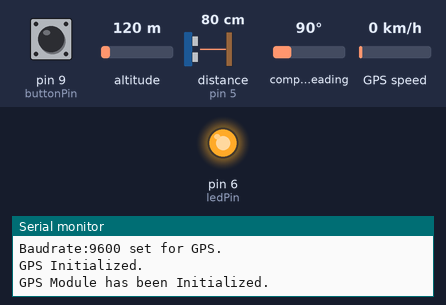
Recording of a sketch running on a simulated Arduino Uno, built with avr-gcc and run on an emulated ATmega328P. Parts: output pins drawn as LEDs (lit = HIGH), the last lines printed to the serial monitor. The test bench sets the inputs (shaded band); at power-on: pin 9 (buttonPin) LOW, altitude 120 m, distance to the obstacle (sensor on pin 5) 80 cm, compass heading 90°, GPS speed 0 km/h. The echo pulse lasts 58.3 µs per cm; the GPS gets a fix after 3 s at 37.7749, -122.4194 with 8 satellites; the modem accepts every AT command (registered, SIM ready, sends succeed) and sends nothing else; pins used as bus, display or sensor lines are not drawn.

Above: at 12.6 s.
At 13.2 s:
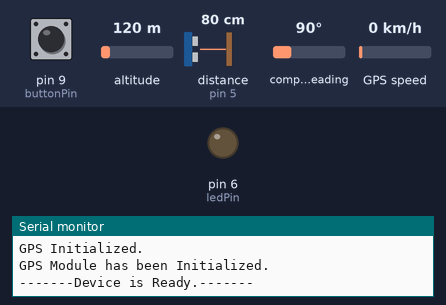
Timing chart, 0 to 14.7 s (numbered marks = the images above):
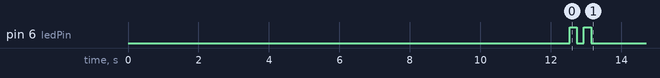

The sketch:

FYP_Mainfile.ino
```cpp
#include "FYP_ServoFile.h"
#include "FYP_DistanceDetectFile.h"
#include "FYP_BuzzerFile.h"
#include "FYP_GSMFile.h"
#include "FYP_GPSFile.h"

int safedistance = 25;             //In inches
float longitude;
float latitude;

String hassan = "\"+921112223333\"";
/*
  Pins Used so Far in the Arduino

  3   -   Servo Motor
  4   -   Trig(UltraSonic)
  5   -   Echo(UltraSonic)
  6   -   Led(Buzzer)
  7   -   Transmitter(SIM VT)
  8   -   Reciever(SIM VR)
  9   -   Button LED
  10  -   TX (GPS)
  11  -   RX (GPS)

  Pending:
  1.    Set TXRX Pins to 7 and 8                                                                    DONE    - Pins Set
  1.1.  Figure out a way to put SoftwareSerial in GPS File in private variables. (Possibly Solved?) DONE    - SoftwareSerial Set in Files.
  2.    Check GSM Status                                                                            DONE    - GSM Tested
  2.1.  Send Messages                                                                               DONE    - Messages Sent
  3.    Set up the GPS Module                                                                       DONE    - Location saved
  3.1.  Send GPS Coordinates as Google URL as text.                                                 DONE    - Sent Successfully

*/

ServoRotator ServoObject;                //FYP_ServoFile.h
ObstacleDetector SensorObject;           //FYP_DistanceDetectFile.h
Buzzer BuzzerObject;                     //FYP_BuzzerFile.h
SIM SimObject;                           //FYP_GsmFile.h
GPS GpsObject;                           //FYP_GpsFile.h

const int buttonPin = 9;

int distanceDetect = 0;
int state = 0;
int baudrate = 19200;                     //Only 19200 works for SIM, so i used this for Serial Monitor too.
int gpsbaudrate = 9600;                   //Only 9600 works for GPS Module.

String locationMessage = "";

void setup() {

  SensorObject.SetTriggerPin();
  SensorObject.SetEchoPin();
  BuzzerObject.SetLedPin();

  ServoObject.SetInitialAngle(0);
  BuzzerObject.LedOff();

  Serial.begin(baudrate);
  Serial.println("Serial Monitor: Active\n");
  delay(500);

  String Registered = SimObject.getNumber(hassan);

  Serial.println("\nNumber:"+Registered+" has been registered.\n");
  delay(500);

  SimObject.getbaudRate(baudrate);
  Serial.println("\nBaudrate:"+ (String)baudrate +" set for SIM.\n");
  delay(500);

  SimObject.InitializeGSM();
  Serial.println("\nGSM SIM Module Initialized.\n");
  delay(500);

  GpsObject.getbaudRate(gpsbaudrate);
  Serial.println("\nBaudrate:"+ (String)gpsbaudrate +" set for GPS.\n");
  delay(500);

  GpsObject.InitializeGPS();
  Serial.println("\nGPS Module has been Initialized.\n");

  showDeviceStatus();
  Serial.println("\n-------Device is Ready.-------\n");
}

void loop()
{
  delay(200);
  MainRun();

  //--Module Testing--//

  //StartToDetect();            //UltraSonic Sensor
  //saveLocation();             //Location Retrieval on Main File.
  //GpsObject.GetLocation();    //GPS Module
}

//----------------------------------------Functions-------------------------------------------//

void showDeviceStatus() //Led Blink + Beep Twice to signal that device is ready.
{
  BuzzerObject.LedOn();
  delay(200);
  BuzzerObject.LedOff();
  delay(200);
  BuzzerObject.LedOn();
  delay(200);
  BuzzerObject.LedOff();
}

void MainRun()
{
  if (digitalRead(buttonPin) == HIGH && state == 0)
  {
    GpsObject.Off();
    constructSMS();
    delay(200);
    Serial.println(locationMessage);
    delay(1);
    SimObject.sendSMS(locationMessage);
    state = 1;
  }
  else
  {
    state = 0;
    StartToDetect();
    GpsObject.On();
    saveLocation();
  }
}

void StartToDetect()
{
  distanceDetect = SensorObject.Sense(safedistance);

  if(distanceDetect == 1)
  {
    ServoObject.SetServoPin();
    BuzzerObject.LedOn();
    ServoObject.Rotator();
    ServoObject.Reset();
  }
  else if(distanceDetect == 0)
  {
    BuzzerObject.LedOff();
    ServoObject.Off();
  }
}

void saveLocation()
{
  GpsObject.GetLocation();
  longitude = GpsObject.setLongg();
  latitude = GpsObject.setLatt();
  Serial.println("\nLocation saved..\n");
  displayValuesSaved();
}

void displayValuesSaved()
{
  if(latitude == 0.0 && longitude == 0.0)
  {
    Serial.print("\nGPS can't get a fix, Please move outdoors.");
  }
  else
  {
    Serial.print(F("\nLatest Values: "));
    Serial.print(latitude, 6);
    Serial.print(F(","));
    Serial.print(longitude, 6);
    delay(20);
    constructSMS();
  }

}

void constructSMS()
{
  locationMessage = "";
  String latReady = String(latitude,6);
  String longReady = String(longitude,6);
  delay(20);
  locationMessage = "http://maps.google.com/?q="+latReady+","+longReady+""; //Working
  //int x = sprintf(locationMessage,"http://maps.google.com/?q=%f,%f",latitude,longitude);
  Serial.println();
  Serial.println(locationMessage);
  Serial.println("\nSMS Ready!\n");
}
```

FYP_BuzzerFile.h
```cpp
class Buzzer
{
  private:

  const int ledPin = 6;

  public:

  void LedOn()
  {
    digitalWrite(ledPin,HIGH);
  }

  void LedOff()
  {
    digitalWrite(ledPin,LOW);
  }

  void SetLedPin()
  {
    pinMode(ledPin,OUTPUT);
  }
};
```

FYP_DistanceDetectFile.h
```cpp
class ObstacleDetector
{
  private:

    const int trigPin = 4;
    const int echoPin = 5;

    unsigned long duration = 0;
    int distance = 0;

    const int leastDist = 8;
    const int readableDistance = 40;


  public:

    void SetTriggerPin()
    {
      pinMode(trigPin,OUTPUT);
    }

    void SetEchoPin()
    {
      pinMode(echoPin,INPUT);
    }

    int Sense(int safedistance)
    {
      digitalWrite(trigPin,LOW);
      delayMicroseconds(5);

      digitalWrite(trigPin,HIGH);
      delayMicroseconds(15);
      digitalWrite(trigPin,LOW);

      duration = pulseIn(echoPin,HIGH,30000);
      delay(1);
      while (duration != 0)
      {
        //Edit Start
      distance = (duration * 0.0342)/2;
      distance = distance / 2.54;

      if(distance <= readableDistance && distance != 5 && distance != 3)
      {
        if(distance <= safedistance)
        {
          Serial.print("\nDistance: ");
          Serial.print(distance);
          Serial.println(" inch");
          Serial.println(" WARNING, OBJECT IS WITHIN SAFE DISTANCE");
          return 1;
        }
        else
        return 0;
      }
      else
        return 0;
      } // While Loop Edit
    }
};
```

FYP_GPSFile.h
```cpp
#include <TinyGPS.h>

TinyGPS gps;
SoftwareSerial gpsSerial(10,11); //Black Wire TX(gps) 10 -- White Wire RX(gps) 11

class GPS
{
  private:

  int baudrate;
  float longg;
  float latt;

  public:

    void getbaudRate(int baud)
    {
      baudrate = baud;
    }

    void InitializeGPS()
    {
      gpsSerial.begin(baudrate);
      delay(1000);
      if(gpsSerial.available())
      {
        Serial.print("\nGPS Initialized.\n");
      }
    }

    float setLatt()
    {
      return latt;
    }

    float setLongg()
    {
      return longg;
    }

    void GetLocation()
    {
      while(gpsSerial.available())
      {
        if(gps.encode(gpsSerial.read()))
        {
          Serial.println("\n(Values Decoded): ");
          gps.f_get_position(&latt,&longg);
          delay(500);
        }
      }
    }

    void displayInfo()
    {
      Serial.print(F("Location taken: "));
      Serial.print(latt, 6);
      Serial.print(F(","));
      Serial.print(longg, 6);
    }

    void Off()
    {
      digitalWrite(10,LOW);
      digitalWrite(11,LOW);
    }
    void On()
    {
      digitalWrite(10,HIGH);
      digitalWrite(11,HIGH);
    }
};
```

FYP_GSMFile.h
```cpp
#include <SoftwareSerial.h>

SoftwareSerial simSerial(7,8); //txrx

class SIM
{
  private:
    String number;
    String type = "\"GSM\"";
    int baudrate;
  public:

    String getNumber(String Number)
    {
      number = Number;
      return number;
    }

    void getbaudRate(int baud)
    {
      baudrate = baud;
    }

    void InitializeGSM()
    {
      simSerial.begin(baudrate);

      Serial.println("\nHandshaking with GSM Module..");
      simSerial.println("AT"); //Handshake Test, Should return OK.
      delay(1000);
      updateSerial();

      Serial.println("\nPhone Functionality");
      simSerial.println("AT+CFUN?");
      delay(1000);
      updateSerial();

      Serial.println("\nSignal Quality Test. (0-31)");
      simSerial.println("AT+CSQ"); //Signal quality test, 31 Best Value
      delay(1000);
      updateSerial();

      Serial.println("\nSIM Plugged In Status..");
      simSerial.println("AT+CCID"); //Sim Plugged In?
      delay(1000);
      updateSerial();

      Serial.println("\nNetworks:-");
      simSerial.println("AT+COPS?"); //SIMs Network
      delay(1000);
      updateSerial();

      Serial.println("\nSIM Registration Status..");
      simSerial.println("AT+CREG?"); //Registered to Network?
      delay(1000);
      updateSerial();
    }

    void updateSerial()
    {
      delay(500);
       while (Serial.available())
       {
          simSerial.write(Serial.read());//Commands are forwarded to SimSerial Object
       }
       while(simSerial.available())
       {
          Serial.write(simSerial.read());//Replies are sent to Serial Monitor
       }
    }

    void sendSMS(String SMS)
    {
      Serial.println("\nConfiguring TEXT Mode..");
      simSerial.println("AT+CMGF=1\r"); // Configuring TEXT mode
      updateSerial();
      delay(2000);

      Serial.println("\nConfiguring SMS-Encoding to GSM Mode..");
      simSerial.println("AT+CSCS="+type);
      updateSerial();
      delay(2000);

      Serial.println("\nSending SMS..");
      simSerial.println("AT+CMGS="+number+"\r");
      simSerial.println((char)13);
      delay(2000);
      simSerial.println(SMS);
      delay(2000);
      simSerial.println((char)26);
      updateSerial();
      Serial.println("\nMessage Sent..");
    }
};
```

FYP_ServoFile.h
```cpp
#include <Servo.h>

class ServoRotator
{

  private:

  const int servoPin = 3;

  const int angle1=10;
  const int angle2=angle1+40;

  Servo Motor;
  int a;                            //initial angle

  public:

  void Rotator()
  {
   for(a=angle1;a<=angle2;a++)
   {
     Motor.write(a);
     delay(1);
   }
   for(a=angle2;a>=angle1;a--)
   {
     Motor.write(a);
     delay(1);
   }
  }

  void Reset()
  {
    Motor.write(106);
  }

  void SetServoPin()
  {
    Motor.attach(servoPin);
  }

  void SetInitialAngle(int x)
  {
    a = x;
  }
  void Off()
  {
    Motor.detach();
  }
};
```
